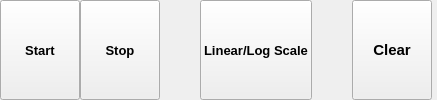
     <widget class="QWidget" name="ToolbarWidget" native="true">
      <property name="sizePolicy">
       <sizepolicy hsizetype="Expanding" vsizetype="Expanding">
        <horstretch>0</horstretch>
        <verstretch>1</verstretch>
       </sizepolicy>
      </property>
      <property name="baseSize">
       <size>
        <width>200</width>
        <height>100</height>
       </size>
      </property>
      <property name="styleSheet">
       <string notr="true">color: rgb(0, 0, 0);</string>
      </property>
      <layout class="QHBoxLayout" name="horizontalLayout_2">
       <property name="spacing">
        <number>0</number>
       </property>
       <property name="leftMargin">
        <number>0</number>
       </property>
       <property name="topMargin">
        <number>0</number>
       </property>
       <property name="rightMargin">
        <number>5</number>
       </property>
       <property name="bottomMargin">
        <number>0</number>
       </property>
       <item>
        <layout class="QHBoxLayout" name="horizontalLayout">
         <property name="sizeConstraint">
          <enum>QLayout::SetNoConstraint</enum>
         </property>
         <item>
          <widget class="QPushButton" name="start_button">
           <property name="sizePolicy">
            <sizepolicy hsizetype="Expanding" vsizetype="Expanding">
             <horstretch>0</horstretch>
             <verstretch>0</verstretch>
            </sizepolicy>
           </property>
           <property name="font">
            <font>
             <family>MS Shell Dlg 2</family>
             <pointsize>10</pointsize>
             <bold>true</bold>
            </font>
           </property>
           <property name="styleSheet">
            <string notr="true">color: rgb(0, 0, 0);</string>
           </property>
           <property name="text">
            <string>Start</string>
           </property>
          </widget>
         </item>
         <item>
          <widget class="QPushButton" name="stop_button">
           <property name="sizePolicy">
            <sizepolicy hsizetype="Expanding" vsizetype="Expanding">
             <horstretch>0</horstretch>
             <verstretch>0</verstretch>
            </sizepolicy>
           </property>
           <property name="font">
            <font>
             <family>MS Shell Dlg 2</family>
             <pointsize>10</pointsize>
             <bold>true</bold>
            </font>
           </property>
           <property name="styleSheet">
            <string notr="true">color: rgb(0, 0, 0);</string>
           </property>
           <property name="text">
            <string>Stop</string>
           </property>
          </widget>
         </item>
         <item>
          <spacer name="horizontalSpacer">
           <property name="orientation">
            <enum>Qt::Horizontal</enum>
           </property>
           <property name="sizeHint" stdset="0">
            <size>
             <width>40</width>
             <height>20</height>
            </size>
           </property>
          </spacer>
         </item>
         <item>
          <widget class="QPushButton" name="lin_log_button">
           <property name="sizePolicy">
            <sizepolicy hsizetype="Expanding" vsizetype="Expanding">
             <horstretch>0</horstretch>
             <verstretch>0</verstretch>
            </sizepolicy>
           </property>
           <property name="font">
            <font>
             <family>MS Shell Dlg 2</family>
             <pointsize>10</pointsize>
             <bold>true</bold>
            </font>
           </property>
           <property name="styleSheet">
            <string notr="true">color: rgb(0, 0, 0);</string>
           </property>
           <property name="text">
            <string>Linear/Log Scale</string>
           </property>
          </widget>
         </item>
         <item>
          <spacer name="horizontalSpacer_2">
           <property name="orientation">
            <enum>Qt::Horizontal</enum>
           </property>
           <property name="sizeHint" stdset="0">
            <size>
             <width>40</width>
             <height>20</height>
            </size>
           </property>
          </spacer>
         </item>
         <item>
          <widget class="QPushButton" name="clear_button">
           <property name="sizePolicy">
            <sizepolicy hsizetype="Expanding" vsizetype="Expanding">
             <horstretch>0</horstretch>
             <verstretch>0</verstretch>
            </sizepolicy>
           </property>
           <property name="font">
            <font>
             <family>MS Shell Dlg 2</family>
             <pointsize>11</pointsize>
             <bold>true</bold>
            </font>
           </property>
           <property name="styleSheet">
            <string notr="true">color: rgb(0, 0, 0);</string>
           </property>
           <property name="text">
            <string>Clear</string>
           </property>
           <property name="autoDefault">
            <bool>false</bool>
           </property>
          </widget>
         </item>
        </layout>
       </item>
      </layout>
     </widget>
